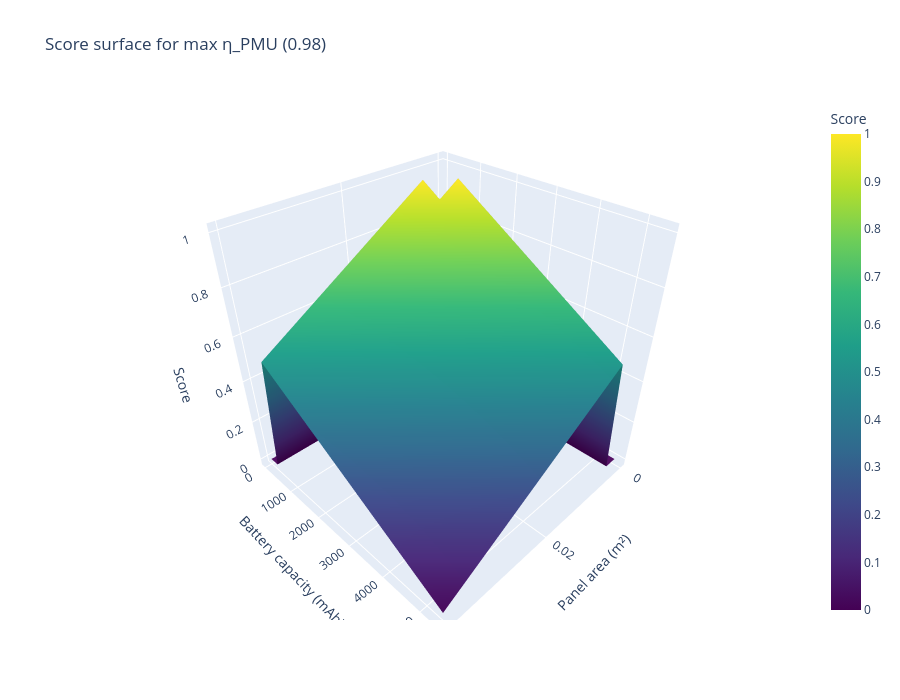

The notebook cell this image was saved under:
### Markdown cell above
## 3D Surface Plot: Score at Maximum PMU Efficiency

### Code cell
eta_max = summary["eta_PMU"].max()
df_plane = summary[summary["eta_PMU"] == eta_max].copy()

df_pivot = (
    df_plane
    .pivot_table(
        index="C_batt_mAh",
        columns="panel_area_m2",
        values="score",
        aggfunc="mean"
    )
    .sort_index()
    .sort_index(axis=1)
)

X = df_pivot.columns.values
Y = df_pivot.index.values
X_grid, Y_grid = np.meshgrid(X, Y)
Z = df_pivot.values

fig = go.Figure(
    data=[
        go.Surface(
            x=X_grid,
            y=Y_grid,
            z=Z,
            colorscale="Viridis",
            colorbar={"title": "Score"}
        )
    ]
)

fig.update_layout(
    title=f"Score surface for max η_PMU ({eta_max})",
    scene=dict(
        xaxis_title="Panel area (m²)",
        yaxis_title="Battery capacity (mAh)",
        zaxis_title="Score"
    ),
    width=900,
    height=700
)

fig.show()

### Figure 1 — Plotly figure (JSON) as saved in the notebook; plotly's stock layout.template omitted (floating-point values rounded to 4 significant figures; data arrays with more than 128 entries replaced by an {"elided": "..."} marker saying what was removed)
{"data": [{"colorbar": {"title": {"text": "Score"}}, "colorscale": [[0, "#440154"], [0.1111, "#482878"], [0.2222, "#3e4989"], [0.3333, "#31688e"], [0.4444, "#26828e"], [0.5556, "#1f9e89"], [0.6667, "#35b779"], [0.7778, "#6ece58"], [0.8889, "#b5de2b"], [1, "#fde725"]], "type": "surface", "x": {"elided": "11x14 float values"}, "y": {"elided": "11x14 int values"}, "z": {"elided": "11x14 float values"}}], "layout": {"height": 700, "scene": {"xaxis": {"title": {"text": "Panel area (m²)"}}, "yaxis": {"title": {"text": "Battery capacity (mAh)"}}, "zaxis": {"title": {"text": "Score"}}}, "title": {"text": "Score surface for max η_PMU (0.98)"}, "width": 900}}
